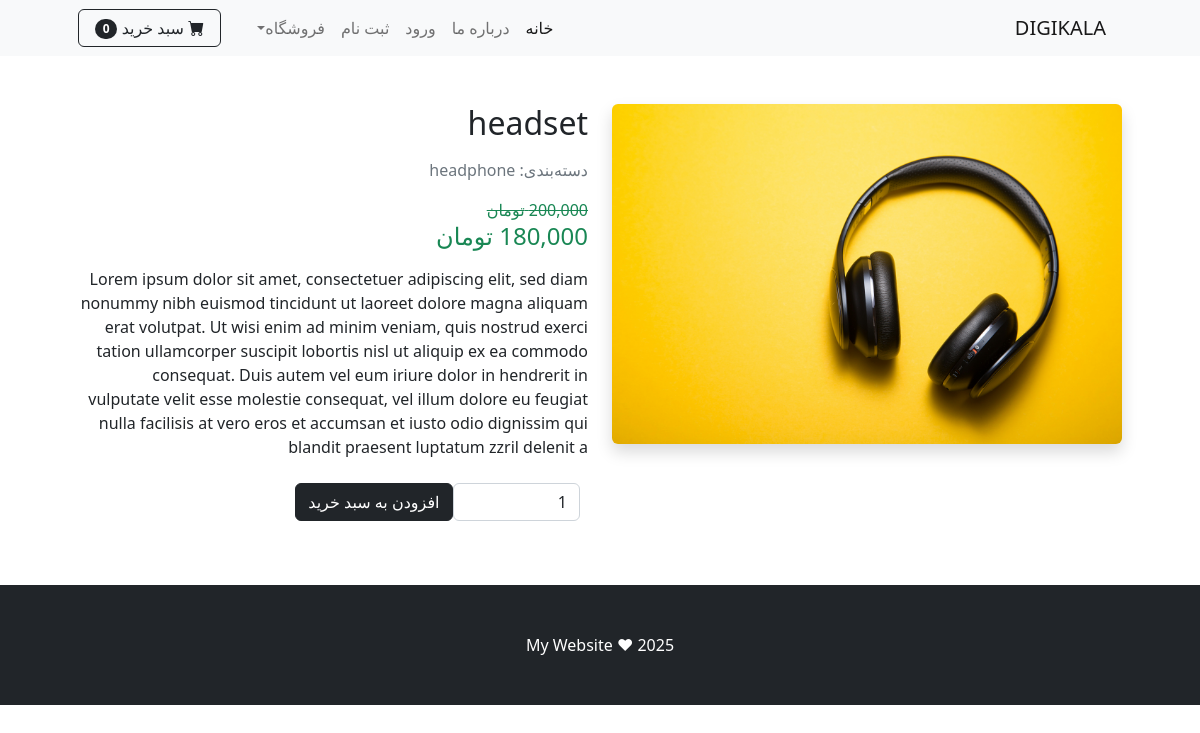
The app's page /product/2 with its own data.
### shop/models.py (models this page shows, shortened)
class Product(models.Model):
    name = models.CharField(max_length=40)
    description = models.CharField(max_length=500, default='',blank=True)
    price = models.DecimalField(default=0, decimal_places=0, max_digits=12)
    category = models.ForeignKey(Category, on_delete=models.CASCADE, default=1)
    picture = models.ImageField(upload_to='upload/product/')
    is_sale = models.BooleanField(default=False)
    sale_price = models.DecimalField(default=0, decimal_places=0, max_digits=12)
    star = models.IntegerField(default=0,validators=[MinValueValidator(0), MaxValueValidator(5)])

class Category(models.Model):
    name = models.CharField(max_length=20)
    picture = models.ImageField(upload_to='upload/category/', blank=True, null=True)
    def __str__(self):
        return self.name

### shop/views.py (the view)
# urls.py: path('product/<int:pk>', views.product, name="product"),
def product(request,pk):
    product = Product.objects.get(id = pk)
    return render(request,'product.html',{'product':product})

### cart/cart.py (called while the page is built)
    def __len__(self):
        return len(self.cart)

### cart/context_processors.py (called while the page is built)
def cart(request):
    return{'cart':Cart(request)}

### shop/templates/product.html (shortened to what this page needs)
{% extends "base.html" %}
{% block content %}
<div class="container px-4 px-lg-5 mt-5" dir="rtl">
    <div class="row">
        <div class="col-md-6">
            <img src="{{ product.picture.url }}" alt="{{ product.name }}" class="img-fluid rounded shadow">
        </div>
        <div class="col-md-6">
            <h2 class="mb-3">{{ product.name }}</h2>
            <p class="text-muted">دسته‌بندی: {{ product.category }}</p>
            {% if product.is_sale %}
            <s class="text-success mb-3">{{ product.price }} تومان</s>
            <h4 class="text-success mb-3">{{ product.sale_price }} تومان</h4>
            {% else %}
            <h4 class="text-success mb-3">{{ product.price }} تومان</h4>
            {% endif %}
            <p class="mb-4">{{ product.description }}</p>
            <form method="post" action="#">
                <div class="d-flex">
                    <input type="number" name="quantity" id="cart-qty" value="1" min="1" class="form-control w-25 me-2">
                    <button type="button" class="btn btn-dark" value='{{ product.id }}' id='add-cart'>
                        افزودن به سبد خرید
                    </button>
                </div>
            </form>
        </div>
    </div>
</div>
{% endblock %}

### records on screen
Product: picture (picture), name "headset", category "headphone", price "200,000", description "Lorem ipsum dolor sit amet, consectetuer adipiscing elit, sed diam nonummy nibh euismod tincidunt ut laoreet dolore magna aliquam erat volutpat. Ut wisi enim ad minim veniam, quis nostrud exerci tation ullamcorper suscipit lobortis nisl ut aliquip ex ea commodo consequat. Duis autem vel eum iriure dolor in hendrerit in vulputate velit esse molestie consequat, vel illum dolore eu feugiat nulla facilisis at vero eros et accumsan et iusto odio dignissim qui blandit praesent luptatum zzril delenit a"

### other values on screen
{{ cart|length }} "0"
